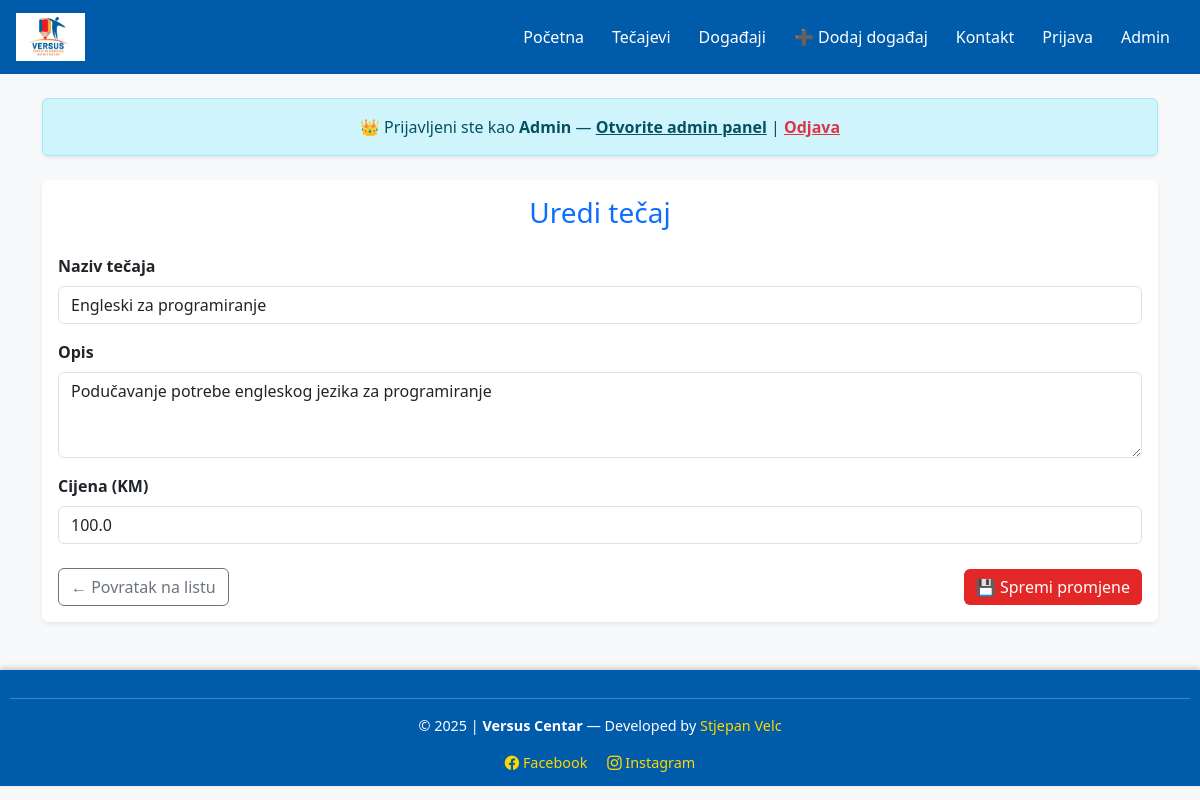
Page /edit_course/3 (signed in) on the committed database.
### app.py (models this page shows)
class Course(db.Model):
    id = db.Column(db.Integer, primary_key=True)
    naziv = db.Column(db.String(100), nullable=False)
    opis = db.Column(db.String(255), nullable=True)
    cijena = db.Column(db.Float, nullable=True)

### app.py (the view, shortened to what this page needs)
@app.route("/edit_course/<int:id>", methods=["GET", "POST"])
def edit_course(id):
    if not session.get("admin_logged"):
        flash("⛔ Pristup dozvoljen samo administratoru.", "danger")
        return redirect(url_for("admin_login"))
    course = Course.query.get_or_404(id)
    return render_template("edit_course.html", course=course)

### app.py (called while the page is built)
@app.before_request
def require_login():
    if request.path.startswith("/admin") and not request.path.startswith("/admin/login"):
        if not session.get("admin_logged"):
            return redirect(url_for("admin_login"))
    if request.path.startswith("/user") and not request.path.startswith("/user/login"):
        if not session.get("logged_in"):
            return redirect(url_for("user_login"))

### templates/edit_course.html (shortened to what this page needs)
{% extends "base.html" %}
{% block content %}
<div class="card shadow-sm border-0">
    <div class="card-body">
        <h3 class="text-primary mb-4 text-center">Uredi tečaj</h3>
        <form method="POST">
            <div class="mb-3">
                <label class="form-label fw-semibold">Naziv tečaja</label>
                <input type="text" name="naziv" class="form-control" value="{{ course.naziv }}" required>
            </div>
            <div class="mb-3">
                <label class="form-label fw-semibold">Opis</label>
                <textarea name="opis" class="form-control" rows="3">{{ course.opis }}</textarea>
            </div>
            <div class="mb-3">
                <label class="form-label fw-semibold">Cijena (KM)</label>
                <input type="number" step="0.01" name="cijena" class="form-control" value="{{ course.cijena }}">
            </div>
            <div class="d-flex justify-content-between align-items-center mt-4">
                <a href="/courses" class="btn btn-outline-secondary">← Povratak na listu</a>
                <button type="submit" class="btn btn-primary">💾 Spremi promjene</button>
            </div>
        </form>
    </div>
</div>
{% endblock %}

### templates/base.html (style rules this page uses)
body { background-color: #f8f9fa; font-family: 'Segoe UI', sans-serif; }
.btn-primary { background-color: #E32726; border: none; }

### rows in the picture
Course: naziv "Engleski za programiranje", opis "Podučavanje potrebe engleskog jezika za programiranje", cijena "100.0"
